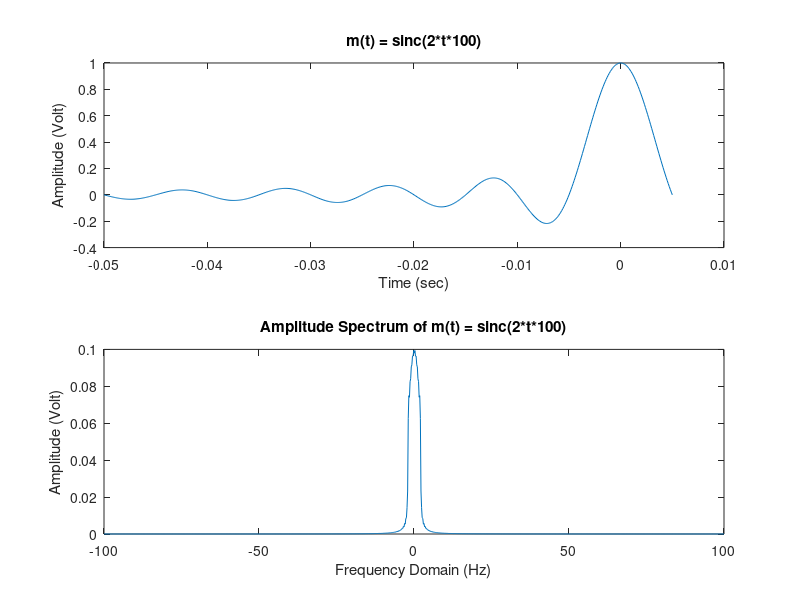
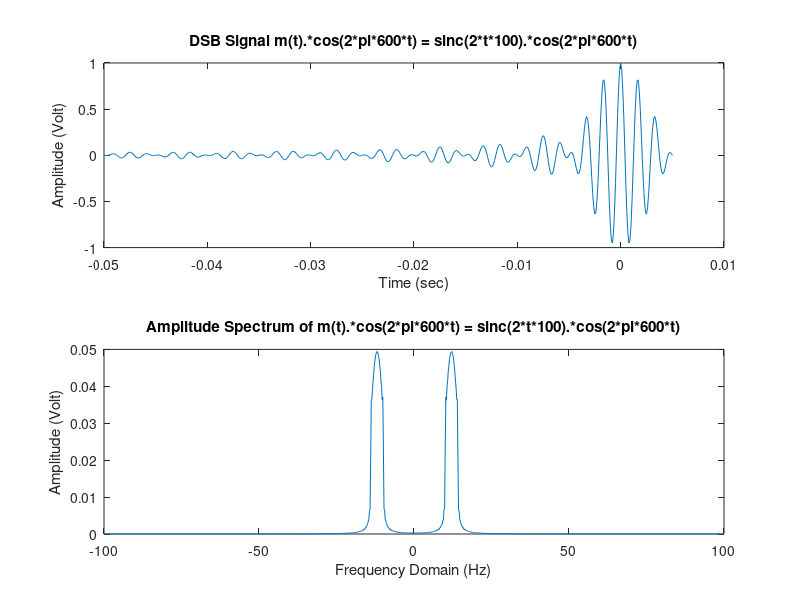

Write the MATLAB code that produced these figures, in order.
f1 = 100;
dt = 0.0001;
t = -0.05:dt:0.005;
m = sinc(2*t*f1);
N = length(t);
Nf = 2^ceil(log2(N));
f = linspace(-f1, f1, Nf);
ph_m = fft(m, Nf);
ph_m = fftshift(ph_m) / N;

fc = 600;
DSB = m .* cos(2*pi*fc*t);
ph_dsb = fft(DSB, Nf);
ph_dsb = fftshift(ph_dsb) / N;

figure
subplot(2, 1, 1)
plot(t, m)
xlabel('Time (sec)');
ylabel('Amplitude (Volt)');
title('m(t) = sinc(2*t*100)');

subplot(2, 1, 2)
plot(f, abs(ph_m))
xlabel('Frequency Domain (Hz)');
ylabel('Amplitude (Volt)');
title('Amplitude Spectrum of m(t) = sinc(2*t*100)');

figure
subplot(2, 1, 1);
plot(t, DSB)
xlabel('Time (sec)');
ylabel('Amplitude (Volt)');
title('DSB Signal m(t).*cos(2*pi*600*t) = sinc(2*t*100).*cos(2*pi*600*t)');

subplot(2, 1, 2);
plot(f, abs(ph_dsb))
xlabel('Frequency Domain (Hz)');
ylabel('Amplitude (Volt)');
title('Amplitude Spectrum of m(t).*cos(2*pi*600*t) = sinc(2*t*100).*cos(2*pi*600*t)');
